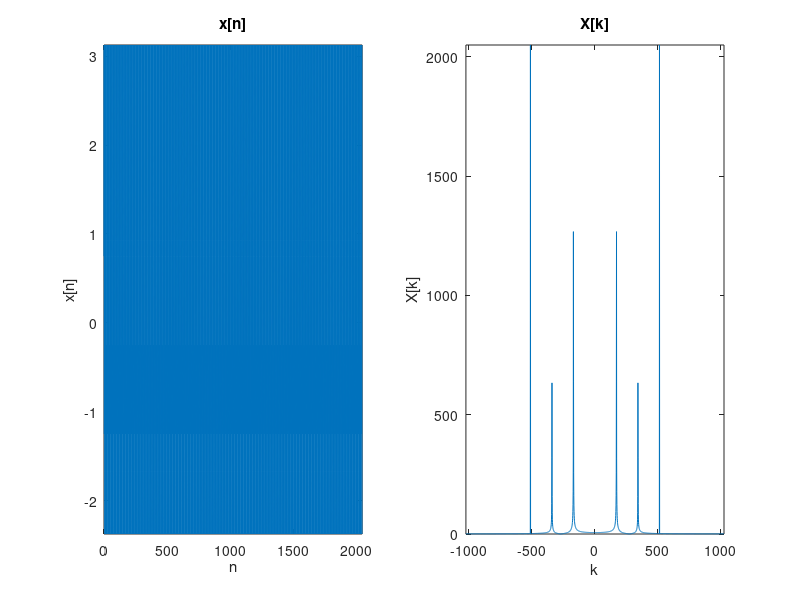

This figure's MATLAB source:
clear; close all;

fs = 2.4e3;
N = 2048
t = 0:1/fs:((N-1)*1/fs); % length 2048
x = 1.5*sin(400*pi*t)+.75*cos(800*pi*t)+2*sin(1200*pi*t);

subplot(1,2,1);
plot(0:(N-1), x); axis([0 N min(x) max(x)]);
title('x[n]'); xlabel('n'); ylabel('x[n]');

X = fft(x);
subplot(1,2,2);
plot((0:(N-1))-N/2,abs(fftshift(X))); axis([-N/2 N/2 0 max(abs(X))]);
title('X[k]'); xlabel('k'); ylabel('X[k]');
